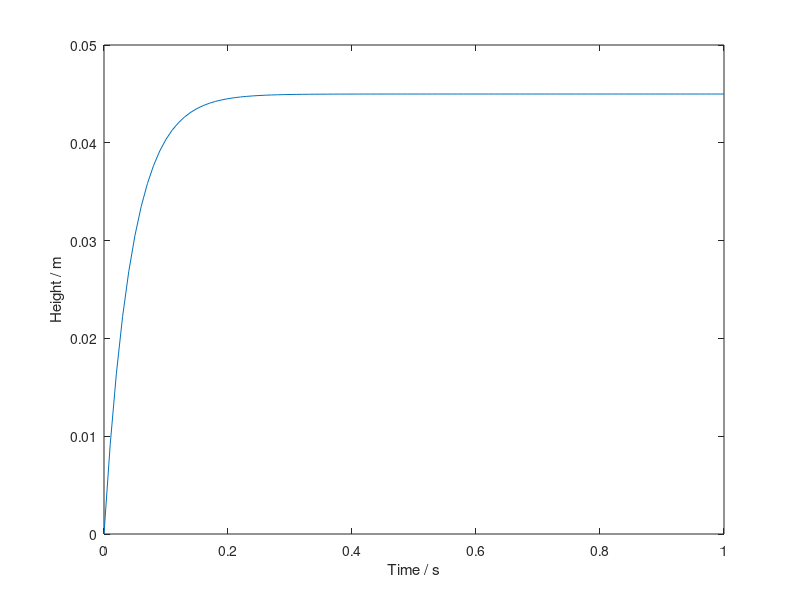

This chart was generated by the following MATLAB code:

pi = 3.14;
rad = 3.13 / 200;  % m
rho = 1000;  % kg/m3
g = 9.81;  % m/s
mu = 1.002e-3;
L = 4 / 100;  % m
A_t = 0.44;  % m2

% Constant k for matrix A
k = (pi * rad^4 * rho * g)/(8 * mu * L);

A = k/A_t * [-1    0;
              1   -1];
B = 1/A_t * [0;
             1];
C = [0    1/A_t;
     0  -k/A_t^2];
D = [0];

% tank heights
states = {'h1' 'h2'};
% pump flow rate
inputs = {'u'};
% tank 2 pressure
outputs = {'p_2'};

sys_ss = ss(A,B,C,D,'statename',states,'inputname',inputs,'outputname',outputs);

poles = eig(A);

% Set up the Q and R matrices for LQR to tune the system
Q = 75e-3 * C'*C;

R = 1;

% Compute the LQR gain
K = lqr(A, B, Q, R);

% Update closed-loop system with LQR control
Ac = [(A - B*K)];
Bc = [B];
Cc = [C];
Dc = [D];

% tank heights
states = {'h1' 'h2'};
% pump flow rate
inputs = {'u'};
% tank 2 pressure
outputs = {'p_2'};

% Define new system
sys_cl = ss(Ac, Bc, Cc, Dc, 'statename', states, 'inputname', inputs, 'outputname', outputs);

% Simulate the system to check the response
t = 0:0.01:1;
r = 0.45 * ones(size(t));
[y, t, x] = lsim(sys_cl, r, t);

% Plot the response
plot(t, x(:,2))
xlabel('Time / s');
ylabel('Height / m');
